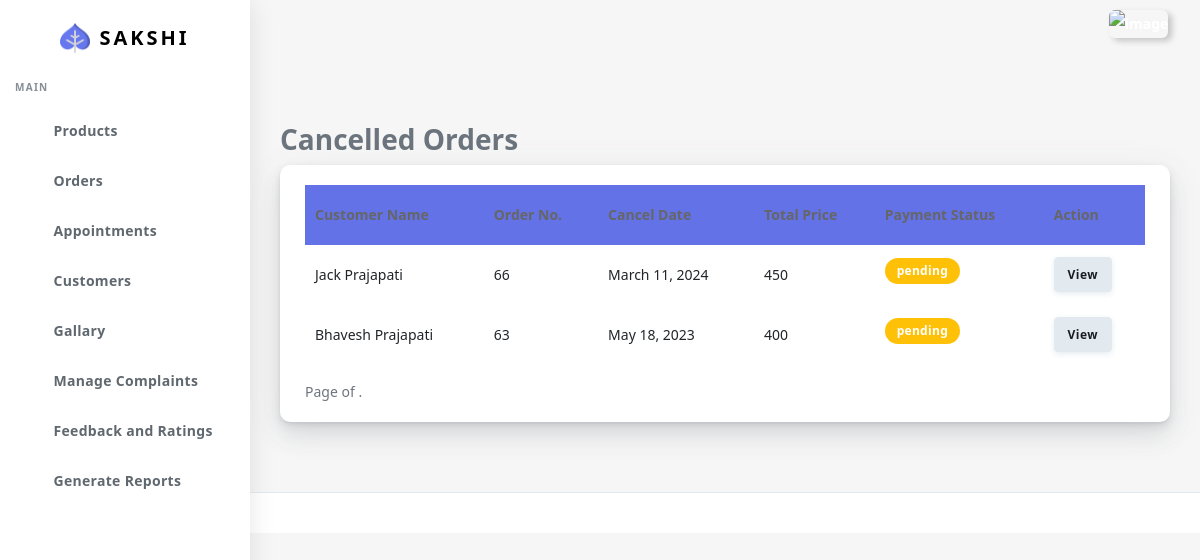
Screenshot of /cancelledorder with the database file from the repository.
### customer/models.py (models this page shows, shortened)
class Sales(models.Model):
    sales_date = models.DateField(auto_now=True)
    d_date=models.DateField(null=True,blank=True)
    c_date=models.DateField(null=True)
    payment_status = models.CharField(max_length=10)
    sales_status=models.CharField(max_length=20,default="pending")
    payment_date = models.DateTimeField()
    note=models.CharField(max_length=255,null=True,blank=True)
    userbase=models.ForeignKey('UserBase',on_delete=CASCADE)

class UserBase(models.Model):
    user_id=models.OneToOneField(User,on_delete=CASCADE,primary_key=True)
    first_name=models.CharField(max_length=45)
    last_name=models.CharField(max_length=45)
    gender=models.BooleanField(default="Not Specified")
    dob=models.DateField(default="Not Specified")
    cus_add1=models.TextField(null=True,blank=True)
    cus_add2=models.TextField(null=True,blank=True)
    pincode=models.IntegerField()
    Cus_phone=models.CharField(max_length=10)
    profile=models.ImageField(upload_to="profileImages/",max_length=1500)
    area_id=models.ForeignKey(Area,on_delete=CASCADE)
    class meta:
        ordering = ['user_id']

### customer/views.py (the view)
# urls.py: path("cancelledorder",views.cancelledorder,name="cancelledorder"),
def cancelledorder(request):
    orders=Sales.objects.filter(sales_status="Cancelled").order_by('-id','sales_date')
    main=[]
    for i in orders:
        sd=SalesDetails.objects.filter(sales_id=i)
        p=0
        for j in sd:
            p=p+j.final_price
        main.append(p)
    print(main)
    paginator=Paginator(orders,5)
    page_number=request.GET.get('page')
    order=paginator.get_page(page_number)
    context=zip(order, main)
    return render(request,"Mainadmin/can_ords.html",{'order':context})

### customer/templates/Mainadmin/can_ords.html (shortened to what this page needs)
{% extends "Mainadmin/index.html" %}
{% load static %}
{% block body %}
      <div class="main-content">
        <section class="section">
          <div class="section-body">
            <h3 class="page-title">Cancelled Orders </h3>
            </div>
            <div class="row">
              <div class="col-12">
                <div class="card">
                  <div class="card-body">
                    <div class="row">
                      <div class="col-12 table-responsive">
                        {% if order %}
                        <table id="order-listing" class="table" cellspacing="0" width="100%">
                          <thead>
                            <tr class="bg-primary ">
                              <th>Customer Name</th>
                              <th>Order No.</th>
                              <th>Cancel Date</th>
                              <th>Total Price</th>
                              <th>Payment Status</th>
                              <th>Action</th>
                            </tr>
                          </thead>
                          <tbody>
                            {% for o,m in order %}
                            <tr>
                              <td>{{o.userbase.first_name}} {{o.userbase.last_name}}</td>
                              <td>{{o.id}}</td>
                              <td>{{o.c_date}}</td>
                              <td>{{m}}</td>
                              <td >
                                {% if o.payment_status == "paid" %}
                                <label class="badge badge-success">{{o.payment_status}}</label>
                                  {% elif o.payment_status == "pending" %}
                                <label class="badge badge-warning">{{o.payment_status}}</label>
                                  {% elif o.payment_status == "cancelled" %}
                                <label class="badge badge-danger">{{o.payment_status}}</label>
                                {% endif %}
                              </td>
                              <td class="text-left">
                                <a href="{% url 'det_rec_ord' o.id %}"><button class="btn btn-light">
                                  View </button></a>
                              </td>
                            </tr>
                            {% endfor %}
                          </tbody>
                        </table>
                        {% else %}
                      <h6 class="text-center"> <b> No Records....</b></h6>
                        {% endif %}
                        <div class="pagination">
                          <span class="step-links">
                              <span class="current">
                                  Page {{ orders.number }} of {{ orders.paginator.num_pages }}.
                              </span>
                          </span>
                      </div>
                      </div>
                    </div>
                  </div>
                </div>
          </div>
        </section>
      </div>
      <footer class="main-footer">
      </footer>
    </div>
{% endblock body %}

### rows the page displays
Sales: userbase.first_name "Jack", userbase.last_name "Prajapati", id "66", c_date "March 11, 2024", m "450", payment_status "pending"
Sales: userbase.first_name "Bhavesh", userbase.last_name "Prajapati", id "63", c_date "May 18, 2023", m "400", payment_status "pending"
